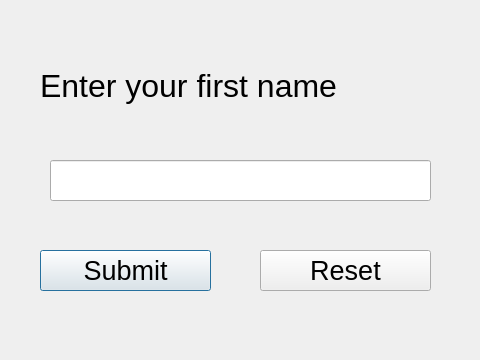
<?xml version="1.0" encoding="UTF-8"?>
<ui version="4.0">
 <class>First</class>
 <widget class="QDialog" name="First">
  <property name="geometry">
   <rect>
    <x>0</x>
    <y>0</y>
    <width>480</width>
    <height>360</height>
   </rect>
  </property>
  <property name="windowTitle">
   <string>Dialog</string>
  </property>
  <widget class="QLabel" name="LabelFirst">
   <property name="geometry">
    <rect>
     <x>40</x>
     <y>50</y>
     <width>391</width>
     <height>71</height>
    </rect>
   </property>
   <property name="font">
    <font>
     <pointsize>24</pointsize>
    </font>
   </property>
   <property name="text">
    <string>Enter your first name</string>
   </property>
  </widget>
  <widget class="QPushButton" name="ButtonFirstSubmit">
   <property name="geometry">
    <rect>
     <x>40</x>
     <y>250</y>
     <width>171</width>
     <height>41</height>
    </rect>
   </property>
   <property name="font">
    <font>
     <pointsize>20</pointsize>
    </font>
   </property>
   <property name="text">
    <string>Submit</string>
   </property>
  </widget>
  <widget class="QPushButton" name="ButtonFirstReset">
   <property name="geometry">
    <rect>
     <x>260</x>
     <y>250</y>
     <width>171</width>
     <height>41</height>
    </rect>
   </property>
   <property name="font">
    <font>
     <pointsize>20</pointsize>
    </font>
   </property>
   <property name="text">
    <string>Reset</string>
   </property>
  </widget>
  <widget class="QLineEdit" name="LineEditFirst">
   <property name="geometry">
    <rect>
     <x>50</x>
     <y>160</y>
     <width>381</width>
     <height>41</height>
    </rect>
   </property>
   <property name="font">
    <font>
     <pointsize>20</pointsize>
    </font>
   </property>
   <property name="inputMethodHints">
    <set>Qt::ImhPreferUppercase</set>
   </property>
  </widget>
 </widget>
 <resources/>
 <connections/>
</ui>
